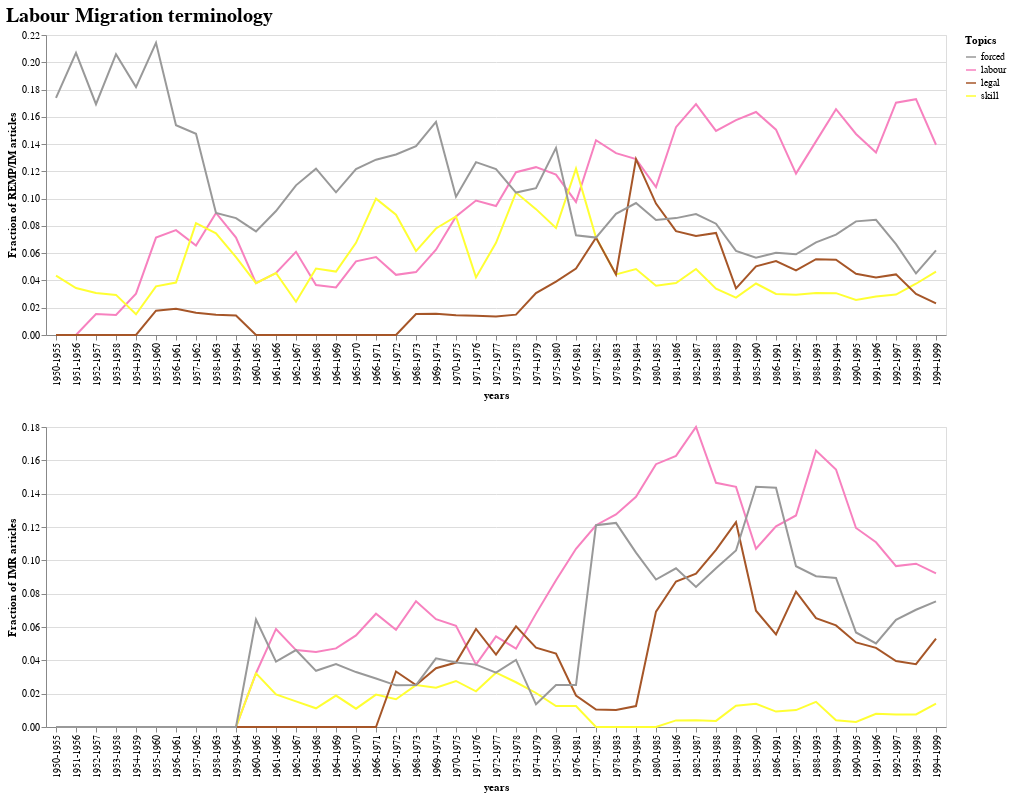

The cell this chart's notebook holds for it:
### Markdown cell above
As this is a discourse coalition about migration management, the next aspect to consider is the extent to which management words played a role in the discourse. Management has a changing vocabulary, but we tried to single out the most important terms. From figure 10 it appears that overall there was a growing interest in management related issues, but overall in IMR discussions about decision making were more important than the other two topics throughout the entire period. This confirms our idea that the ICEM liaison of IM had an influence on its discussions. The topics that the titles referred to shifted from a process to a decision making orientation, in both journals but more so in IM. Without further research, it is hard make any definitive interpretions of this shift, but it seems to be indicative for a shift from an approach of migration management as interacting with migration to a more control oriented approach.

### Code cell
selected_topics = ['labour', 'skill', 'legal', 'forced']
selected_topic_words = {topic: topic_words[topic] for topic in selected_topics }

c5 = ca.alt_topic_chart(selected_topics=selected_topic_words,
                   topic_df=df_remp_im, 
                   var_name='migration_type', source='REMP/IM', title='Topics'
)

c6 = ca.alt_topic_chart(selected_topics=selected_topic_words,
                   topic_df=df_imr_research, 
                   var_name='migration_type', source='IMR', title='Topics')

alt.vconcat(c5, c6).properties(
    title='Labour Migration terminology'
).configure_title(
    fontSize=20,
    font='Verdana',
    align='center',
    color='black',
)

### Figure 1 — Vega-Lite specification as saved in the notebook (floating-point values rounded to 4 significant figures; data arrays with more than 128 entries replaced by an {"elided": "..."} marker saying what was removed)
{"config": {"view": {"continuousWidth": 400, "continuousHeight": 300}, "title": {"align": "center", "color": "black", "font": "Verdana", "fontSize": 20}}, "vconcat": [{"data": {"name": "data-a3bbe713c3a64823a4ea5097be6da535"}, "mark": "line", "encoding": {"color": {"type": "ordinal", "field": "migration_type", "scale": {"reverse": true, "scheme": "set1"}, "title": "Topics"}, "x": {"type": "nominal", "axis": {"tickCount": 10}, "field": "years"}, "y": {"type": "quantitative", "field": "Fraction of REMP/IM articles"}}}, {"data": {"name": "data-85af0433655d913d335bbbe363e6954c"}, "mark": "line", "encoding": {"color": {"type": "ordinal", "field": "migration_type", "scale": {"reverse": true, "scheme": "set1"}, "title": "Topics"}, "x": {"type": "nominal", "axis": {"tickCount": 10}, "field": "years"}, "y": {"type": "quantitative", "field": "Fraction of IMR articles"}}}], "title": "Labour Migration terminology", "$schema": "https://vega.github.io/schema/vega-lite/v4.8.1.json", "datasets": {"data-a3bbe713c3a64823a4ea5097be6da535": {"elided": "180 records"}, "data-85af0433655d913d335bbbe363e6954c": {"elided": "180 records"}}}
